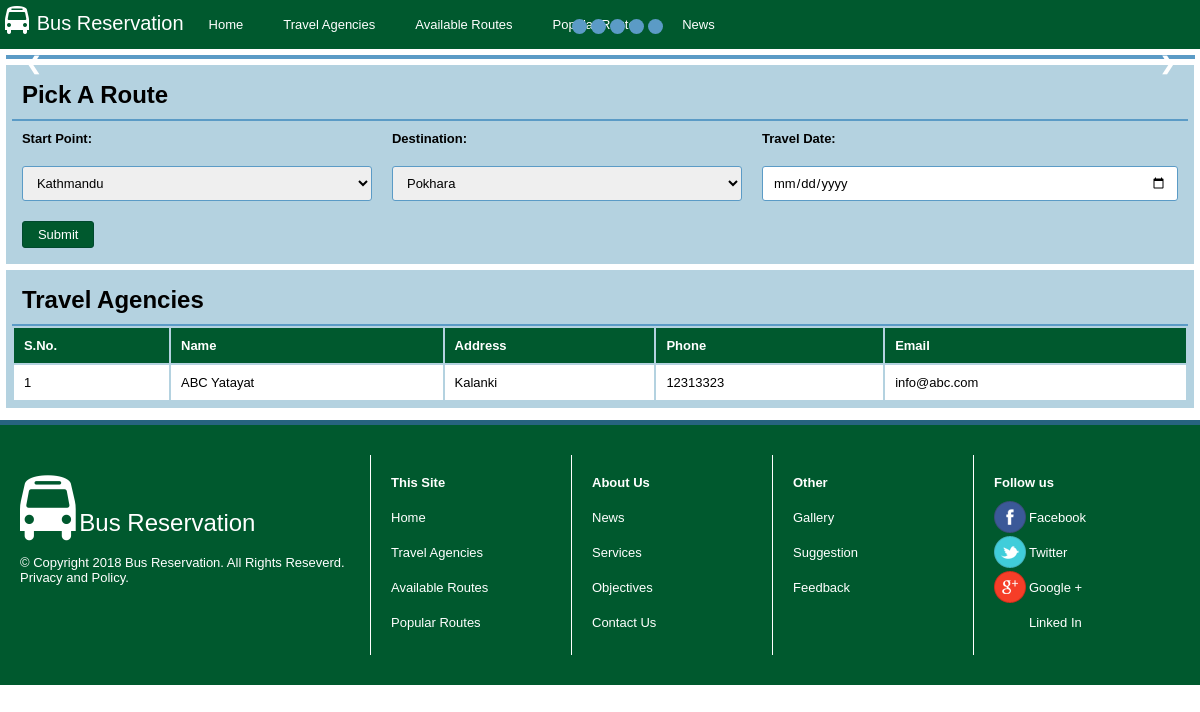
The page / on the database its author committed.
### tables this page shows
CREATE TABLE `travel_agency` (
  `id` int(11) NOT NULL AUTO_INCREMENT,
  `name` text NOT NULL,
  `address` text NOT NULL,
  `contact` int(11) NOT NULL,
  `email` varchar(255) NOT NULL,
  PRIMARY KEY (`id`)
);

### application/controllers/PublicUser.php (called while the page is built, shortened)
<?php
class PublicUser extends CI_Controller {
    public function __construct() {
        $this->load->database();
        $this->load->model('select');
        $this->load->model('insert');
        $this->load->model('update');
        $this->load->helper('url');
        $this->load->library('session');
    }
    public function index() {
        $data['places'] = $this->select->getAllFromTable("destination");
        $data['agencies'] = $this->select->getAllFromTable("travel_agency");
        $this->loadView("index", "home", $data);
    }
    public function loadView($php_file, $page_title, $data = null) {
        $data['title'] = ucfirst($page_title);
        $this->load->view('template/header', $data);
        if ($page_title == "home") {
            $this->load->view('template/slider', $data);
        }
        $this->load->view('public/' . $php_file, $data);
        $this->load->view('template/footer', $data);
    }
}

### index.php (called while the page is built, shortened)
<?php
require_once BASEPATH.'core/CodeIgniter.php';

### application/models/Select.php (called while the page is built, shortened)
<?php
class Select extends CI_Model {
    public function getAllFromTable($table, $limit = null, $start = null) {
        $this->db->select('*');
        $this->db->from($table);
        $query = $this->db->get();
        return $query->result();
    }
}

### application/views/public/index.php (the view)
<div class="routes" style="width: 99%;padding: .5%;">
    <h2>Pick A Route</h2>
    <hr/>
    <form class="route_form" onsubmit="return validate(['start_point', 'destination', 'date'])" method="post" action="<?php echo base_url(); ?>search_bus">
        <table class="tbl_form">
            <tr>
                <th>Start Point:</th>
                <th>Destination:</th>
                <th>Travel Date:</th>
            </tr>
            <tr>
                <td>
                    <select name="start_point" class="form-elements" id="start_point" onchange="change_destination();">
                        <?php foreach ($places as $start) { ?>
                            <option value="<?php echo $start->id; ?>" ><?php echo $start->destination; ?></option>
                        <?php } ?>
                    </select>
                </td>
                <td>
                    <select name="destination" class="form-elements" id="destination">
                        <?php foreach (array_reverse($places) as $end) { ?>
                            <option value="<?php echo $end->id; ?>"><?php echo $end->destination; ?></option>
                        <?php } ?>
                    </select>
                </td>
                <td><input type="date" name="date" id='date' class="form-elements" /></td>
            </tr>
            <tr>
                <td colspan="3"><button type="submit" class="btn_submit">Submit</button></td>
            </tr>
        </table>
    </form>
</div>
<div class="routes" style="width: 99%;padding: .5%;">
    <h2>Travel Agencies</h2>
    <hr/>
    <table class="tbl_travel_agency">
        <tr>
            <th>S.No.</th>
            <th>Name</th>
            <th>Address</th>
            <th>Phone</th>
            <th>Email</th>
        </tr>
        <?php
        $i = 1;
        foreach ($agencies as $agency) {
            ?>
            <tr>
                <td><?php echo $i++; ?></td>
                <td><?php echo $agency->name; ?></td>
                <td><?php echo $agency->address; ?></td>
                <td><?php echo $agency->contact; ?></td>
                <td><?php echo $agency->email; ?></td>
            </tr>
        <?php } ?>
    </table>
</div>

### application/views/template/header.php (shortened to what this page needs)
<!DOCTYPE html>
<html lang="en">
    <head>
        <link href="<?php echo base_url(); ?>css/icons.css" rel="stylesheet" type="text/css" />
        <link href="<?php echo base_url(); ?>css/style.css" rel="stylesheet" type="text/css" />
        <link href="<?php echo base_url(); ?>css/slider.css" rel="stylesheet" type="text/css" />
        <link href="<?php echo base_url(); ?>css/mobile.css" type="text/css" rel="stylesheet"/>
    </head>
    <body id="container">
        <div class="menu_wrap">
            <div class="menu">
                <div class="logo">
                    <a href="<?php echo base_url(); ?>">
                        <i class="fa fa-bus"></i> <span class="logo_text">Bus Reservation</span>
                    </a>
                </div>
                <ul>
                    <li><a href="<?php echo base_url(); ?>">Home</a></li>
                    <li><a href="#">Travel Agencies</a></li>
                    <li><a href="#">Available Routes</a></li>
                    <li><a href="#">Popular Routes</a></li>
                    <li><a href="#">News</a></li>
                </ul>
            </div>
        </div>
        <div class="content_wrap" >

### application/views/template/slider.php (shortened to what this page needs)
<div class="slider_wrap">
    <div class="slideshow-container">
        <a class="prev" onclick="lastSlide()">&#10094;</a>
        <a class="next" onclick="nextSlide()">&#10095;</a>
        <div class="dot_wrap" style="text-align:center">
            <?php
            $i = 1;
            foreach (glob('images/slider/*.*') as $file) {
                if (strpos($file, 'svg') != TRUE) {
                    ?>
                    <span class="dot" onclick="currentSlide(<?php echo $i++ ?>)"></span>
                    <?php
                }
            }
            ?>
        </div>
    </div>
</div>

### application/views/template/footer.php (shortened to what this page needs)
</div>
<div class="footerWrap" id="footerWrap">
    <div class="footerLinkWrap">
        <div class="footerLink">
            <i class="fa fa-bus fa-5x"></i> <span style="font-size: 24px;">Bus Reservation</span>
            <br />
            <br />
            <?php
            $copyright = "© Copyright 2018 Bus Reservation. All Rights Reseverd. Privacy and Policy.";
            if (!empty($copyright)) {
                echo $copyright;
            }
            ?>
        </div>
        <div class="footerLink">
            <ul>
                <li><h4>This Site</h4></li>
                <li><a href="<?php echo base_url(); ?>">Home</a></li>
                <li><a href="<?php echo base_url() ?>register">Travel Agencies</a></li>
                <li><a href="<?php echo base_url(); ?>request">Available Routes</a></li>
                <li><a href="<?php echo base_url(); ?>request">Popular Routes</a></li>
            </ul>
        </div>
        <div class="footerLink">
            <ul>
                <li><h4>About Us</h4></li>
                <li><a href="<?php echo base_url(); ?>request">News</a></li>
                <li><a href="<?php echo base_url() ?>register">Services</a></li>
                <li><a href="<?php echo base_url() ?>member/my-books">Objectives</a></li>
                <li><a href="<?php echo base_url() ?>member/matches">Contact Us</a></li>
            </ul>
        </div>
        <div class="footerLink">
            <ul>
                <li><h4>Other</h4></li>
                <li><a href="javascript:void(0)" onclick="loadForm('Suggestion');">Gallery</a></li>
                <li><a href="javascript:void(0)" onclick="loadForm('Suggestion');">Suggestion</a></li>
                <li><a href="javascript:void(0)" onclick="loadForm('Feedback');">Feedback</a></li>
            </ul>
        </div>
        <div class="footerLink">
            <ul>
                <li><h4>Follow us</h4></li>
                <li><a href="https://www.facebook.com/"><span class="footerIcon fb">Facebook</span></a></li>
                <li><a href="https://twitter.com/"><span class="footerIcon tw">Twitter</span></a></li>
                <li><a href="https://plus.google.com/"><span class="footerIcon gp">Google +</span></a></li>
                <li><a href="https://www.linkedin.com/"><span class="footerIcon in">Linked In</span></a></li>
            </ul>
        </div>
    </div>
</div>
</body>
</html>

### css/style.css (style rules this page uses)
* { margin: 0px; padding: 0px; font-family: sans-serif; font-size: 13px; }
hr { display: block; border: 1px solid #5b9bc6; padding: 0; }
.menu_wrap { background-color: #00592e; display: table; width: 100%; }
.logo { float: left; }
.logo a { font-size: 28px; padding: 5px 5px; display: table-cell; text-decoration: none; color: #fff; }
.logo_text { font-size: 20px; color: #fff; }
.menu > ul { list-style: none; }
.menu > ul > li > a { float: left; display: table-cell; color: #fff; text-decoration: none; padding: 17px 20px; }
.content_wrap { display: table; width: 99%; margin: .5%; }
.slider_wrap { background-color: #5b9bc6; width: 99.4%; padding: 4px 4px 0px 4px; margin-bottom: .5%; }
.routes { background-color: #b4d2e0; width: 100%; margin-bottom: .5%; display: table; }
.routes h2 { font-size: 24px; padding: 10px; }
.routes table { width: 100%; }
.routes table th { text-align: left; padding: 10px; }
.routes table td { padding: 10px; }
.tbl_travel_agency th { background-color: #00592e; color: #fff; }
.tbl_travel_agency td { background-color: #fff; }
.route_form table { width: 100%; border-collapse: collapse; float: left; }
.route_form table th { text-align: left; padding: 10px; }
.route_form table td { padding: 10px; }
.form-elements { width: 100%; padding: 8px 10px; border: 1px solid #5b9bc6; box-sizing: border-box; border-radius: 3px; -moz-border-radius: 3px; -webkit-border-radius: 3px; }
.btn_submit { background-color: #00592e; border: 1px solid #00492e; color: #fff; padding: 5px 15px; border-radius: 3px; -moz-border-radius: 3px; -webkit-border-radius: 3px; }
.footerWrap { width: 100%; border-top: 5px solid #27637f; padding: 30px 0px; background: #00592e; }
.footerLinkWrap { display: table; }
.footerLink:first-child { border-left: 0px; width: 350px; }
.footerLink { display: table-cell; padding: 20px 0px 0px 20px; height: 180px; width: 180px; float: left; color: #fff; border-left: 1px solid #fff; }
.footerLink ul { list-style: none; }
.footerLink li { height: 25px; margin-bottom: 10px; }
.footerLink a { color: #fff; text-decoration: none; }
.footerIcon { padding: 9px 35px; }
.fb { background: url(../images/socialMedia/fb.png) left center no-repeat; }
.tw { background: url(../images/socialMedia/tw.png) left center no-repeat; }
.in { background: url(../images/socialMedia/in.png) left center no-repeat; }
.gp { background: url(../images/socialMedia/gp.png) left center no-repeat; }

### css/slider.css (style rules this page uses)
.slideshow-container { width: 100%; position: relative; }
.prev, .next { cursor: pointer; position: absolute; top: 50%; width: auto; margin-top: -22px; padding: 16px; color: white; font-weight: bold; font-size: 18px; transition: 0.6s ease; border-radius: 0 3px 3px 0; }
.next { right: 0; border-radius: 3px 0 0 3px; }
.dot_wrap { position: absolute; bottom: 25px; left: calc(50% - 30px); }
.dot { cursor: pointer; height: 15px; width: 15px; margin: 0 2px; background-color: #5b9bc6; border-radius: 50%; float: left; transition: background-color 0.6s ease; }

### rows shown on the page
travel_agency: name "ABC Yatayat", address "Kalanki", contact "12313323", email "info@abc.com"

### other values the page prints
$copyright "© Copyright 2018 Bus Reservation. All Rights Reseverd. Privacy and Policy."
form field start_point "Kathmandu"
form field destination "Pokhara"
